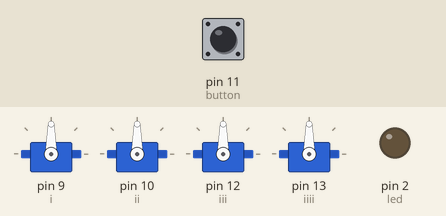
Recording of a sketch running on a simulated Arduino Uno, built with avr-gcc and run on an emulated ATmega328P. On the bench: 4 × servo, output pins drawn as LEDs (lit = HIGH). The inputs (shaded band) are chosen by the test bench; at power-on: pin 11 (button) LOW.

Above: at 1.2 s.
1.3 s: pin 11 (button) pulled HIGH for 0.15 s
At 4.2 s:
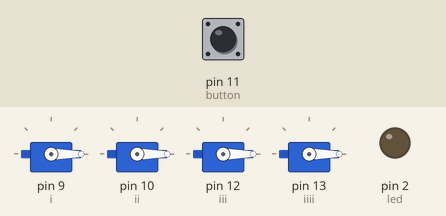
4.4 s: pin 11 (button) pulled HIGH for 1 s
At 4.7 s:
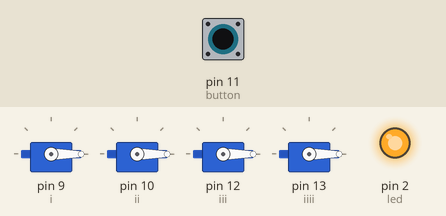
7.4 s: pin 11 (button) pulled HIGH for 3.2 s
At 8.4 s:
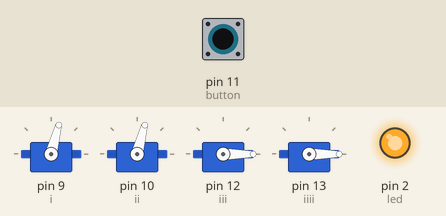
Timing chart, 0 to 13.7 s (numbered marks = the images above; inputs shaded):
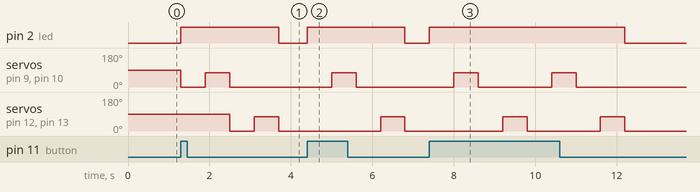

Measured:
- after the input at 1.3 s, pin 2 (led): LOW → HIGH at once, → LOW 2.4 s later; servo on pin 9 (i), servo on pin 10 (ii): 90° → 0° at once, → 75° 0.60 s later, → 0° 0.60 s later; servo on pin 12 (iii), servo on pin 13 (iiii): 90° → 0° after 1.2 s, → 75° 0.60 s later, → 0° 0.60 s later
- after the input at 4.4 s, pin 2 (led): LOW → HIGH at once, → LOW 2.4 s later; servo on pin 9 (i), servo on pin 10 (ii): 0° → 75° after 0.60 s, → 0° 0.60 s later; servo on pin 12 (iii), servo on pin 13 (iiii): 0° → 75° after 1.8 s, → 0° 0.60 s later
- after the input at 7.4 s, pin 2 (led): LOW → HIGH at once, → LOW 4.8 s later; servo on pin 9 (i): alternates 75° for 0.60 s and 0° for 1.8 s, 4 changes in all, then stays 0°, starting after 0.60 s

The sketch:

atrade.ino
```cpp
#include <Servo.h>
int button = 11;
int led = 2;
Servo i;
Servo ii;
Servo iii;
Servo iiii;
void setup() {
  // put your setup code here, to run once:
pinMode(button, INPUT);
pinMode(led, OUTPUT) ;
i.attach(9);
ii.attach(10);
iii.attach(12);
iiii.attach(13);
}
void loop() {
  // put your main code here, to run repeatedly:
int buttonStatus = digitalRead(button);
if (buttonStatus == HIGH)
{
    digitalWrite(led, HIGH);
    i.write(0);
    ii.write(0);
    delay(600);
    i.write(75);
    ii.write(75);
    delay(600);
    i.write(0);
    ii.write(0);
    iii.write(0);
    iiii.write(0);
    delay(600);
    iii.write(75);
    iiii.write(75);
    delay(600);
    iii.write(0);
    iiii.write(0);
}
else
{
digitalWrite(led,LOW);
}
}
```
